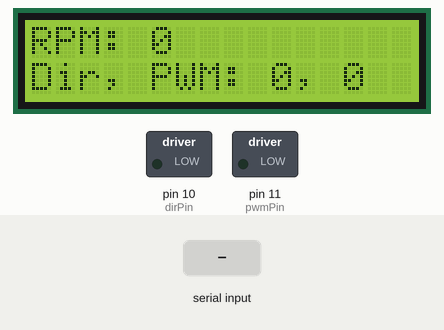
This sketch was run on a simulated Arduino Uno, built with avr-gcc and run on an emulated ATmega328P. Shown: 16×2 character LCD, switched loads named in the sketch (green lamp = pin HIGH). Inputs (shaded band) come from the test bench. What the sketch prints to the serial monitor is not drawn.

Above: at 1.2 s.
1.3 s: "p90\n" received over Serial
At 2.8 s:
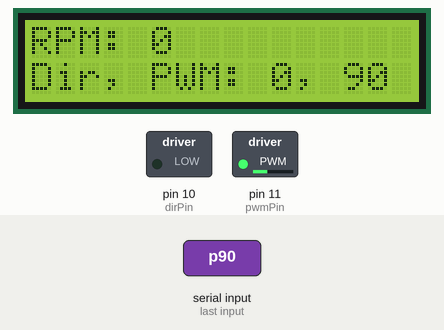
3.1 s: "d90\n" received over Serial
At 4.4 s:
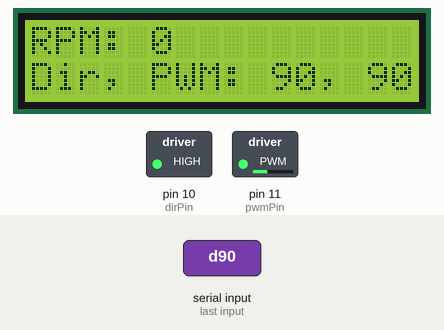
4.7 s: "p,45\n" received over Serial
At 5.7 s:
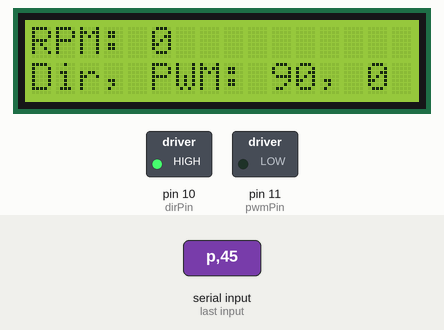
Timing chart, 0 to 7.7 s (numbered marks = the images above; inputs shaded):
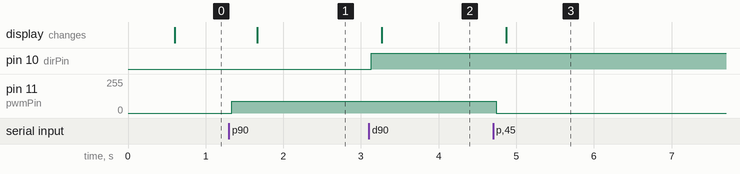

The sketch:

motorRPM_i2c_v6.ino
```cpp
/*
Original code written by Mike Cook
Serial functionality and additional LCD readouts added by Nathan Patterson
email patterson(at)msoe.edu with any questions.
*/

/***************************************************************/
/************************* Definitions *************************/
/***************************************************************/
#define chA 0 // motor encoder channel A, 500 PPR


/***************************************************************/
/************************** Variables **************************/
/***************************************************************/
volatile int chA_cnt = 0; // encoder ch A, updated via interrupt

int   PPR = 500; // pulses per revolution
int   rpm  = 0;  // motor revolutions per minute
float dRev = 0;  // change in revolutions

unsigned long t0 = 0;
int        dmsec = 0;
float       dmin = 0;

// filters out changes faster that filterFreq (Hz).
int   rpm_filt = 0; // filtered motor rpm
int filterFreq = 1;
float tau  = 1/(2*3.14159*filterFreq);
float alph = 0;
float    T = 0;
int pwmValue = 0;
int pwmPin = 11;
int dirValue = 0;
int dirPin = 10;
String inputString = "";
bool stringComplete = false;

unsigned long tprint = 0;


/***************************************************************/
/************************ LCD 16x2 Setup ***********************/
/***************************************************************/
#include <Wire.h>
#include <LiquidCrystal_I2C.h>
LiquidCrystal_I2C lcd(0x27,16,2); // set the LCD address to 0x27 for a 16 chars and 2 line display


/***************************************************************/
/************************* Setup Loop **************************/
/***************************************************************/
void setup(){
   Serial.begin(115200);
   //#ifdef DEBUG
   // Serial.begin(115200);
   // pinMode(LED_BUILTIN, OUTPUT);
  //#endif
  pinMode(pwmPin, OUTPUT);
  pinMode(dirPin, OUTPUT);
  analogWrite(pwmPin, 0);
  attachInterrupt(digitalPinToInterrupt(chA), ISR_chAEdges, RISING);
  inputString.reserve(200);
  //Setup the 20x2 Character LCD
  lcd.clear();      // clear LCD
  lcd.init();       // initialize the LCD
  lcd.backlight();  // open the backlight
  lcdPrint();       // print mtr pos and speed

 }

/***************************************************************/
/************************** VOID Loop **************************/
/***************************************************************/
bool test = true;
 void loop(){
     // create a one pole (RC) lowpass filter
     if (test) {
      test = false;
  Serial.println("Starting");
     }
     if (chA_cnt >= PPR || millis()-t0 > 10 ){ // if half rev
       dmsec = millis()-t0;   // change in milliseconds since last time
       dmin  = ms2min(dmsec); // convert dmsec to change in minutes
       dRev  = float(chA_cnt)/float(PPR); // calculate change in revolutions

       T     = (millis()-t0)/1000.0;
       alph  = T/(tau+T);
       rpm_filt = (1-alph)*rpm_filt + alph*rpm;

       rpm = dRev/dmin; // calculate rpm
       t0  = millis();   // redefine t0
       chA_cnt = 0;   // reset encoder count value
       lcdPrint();

     }// end of if chA_cnt


    /*Serial.print(rpm);
    Serial.print(" ");
    Serial.println(rpm_filt);
    */
    if (Serial.available()) {
      customSerialEvent();
    }
    delay(100);

 }// end of void loop


/*
  SerialEvent occurs whenever a new data comes in the hardware serial RX. This
  routine is run between each time loop() runs, so using delay inside loop can
  delay response. Multiple bytes of data may be available.
*/
void customSerialEvent() {
  while (Serial.available()) {
    // get the new byte:
    char inChar = (char)Serial.read();
    // add it to the inputString:
    inputString += inChar;
    // if the incoming character is a newline, set a flag so the main loop can
    // do something about it:
    if (inChar == '\n') {
      if (inputString.charAt(0) == 'p') {
        inputString.remove(0,1);
        pwmValue = inputString.toInt();
        analogWrite(pwmPin, pwmValue);
      } else if (inputString.charAt(0) == 'd') {
        inputString.remove(0,1);
        dirValue = inputString.toInt();
        digitalWrite(dirPin, dirValue);
      } else if (inputString.charAt(0) == 'r') {
        Serial.println(rpm);
      }
      stringComplete = true;
      inputString = "";
    }
  }
}
```

functions.ino
```cpp
/*
Original code written by Mike Cook
Serial functionality and additional LCD readouts added by Nathan Patterson
email patterson(at)msoe.edu with any questions.
*/

/***************************************************************/
/*************** Interupt Service Routines (ISR) ***************/
/***************************************************************/
void ISR_chAEdges(){
   chA_cnt++;
   //Each revolution, this interrupt function is run 500 times
 }


/***************************************************************/
/******************* Print Some info to LCD ********************/
/***************************************************************/
void lcdPrint(){
  // Establish some local variable to make it easier to read code
  const int   col0 = 0;
  const int   row0 = 0;


  if (millis()-tprint > 500 ){ // wait 1/2 second to print
    /*********** Mtr Speed ***********/
    lcd.setCursor(col0,row0);
    lcd.print("RPM: ");
    lcd.print(rpm_filt);
    lcd.print("      ");
    tprint = millis();

    lcd.setCursor(0,1);
    lcd.print("Dir, PWM: ");
    lcd.print(dirValue);
    lcd.print(", ");
    lcd.print(pwmValue);
    lcd.print("      ");
  }
}

/***************************************************************/
/*************************** Convert ***************************/
/***************************************************************/
float ms2min(int millisec){
  float minutes;
  return minutes = float(millisec)/1000.0/60.0; // cnvt milliseconds to minutes
}
```

Measured:
- after the input at 1.3 s, pin 11 (pwmPin): 0/255 → 90/255 at once; the display: changes after 0.37 s (image 1)
- after the input at 3.1 s, pin 10 (dirPin): LOW → HIGH at once; the display: changes after 0.17 s (image 2)
- after the input at 4.7 s, pin 11 (pwmPin): 90/255 → 0/255 at once; the display: changes after 0.17 s (image 3)
